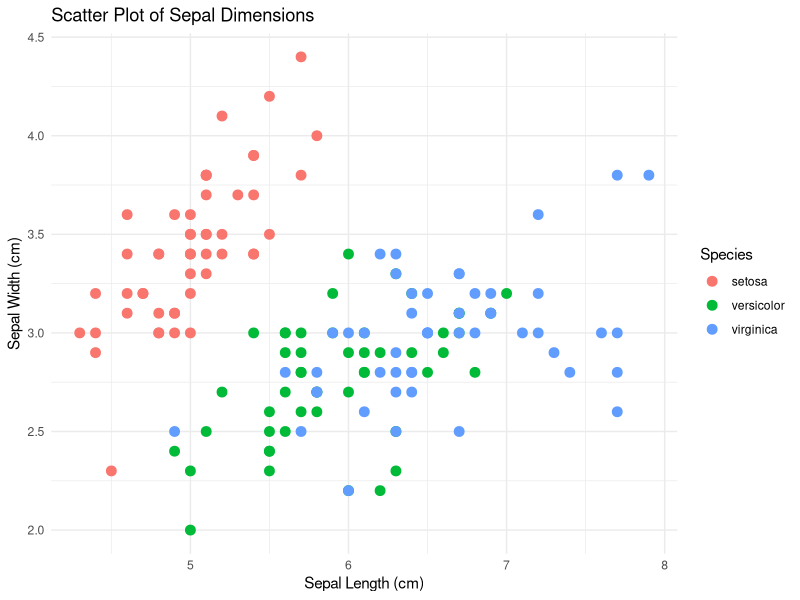

Generate this figure with R:
library(ggplot2) 
# Scatter plot of Sepal.Length vs Sepal.Width, colored by Species 
ggplot(data = iris, aes(x = Sepal.Length, y = Sepal.Width, color = Species)) + 
  geom_point(size = 3) +  # Adds points 
  labs(title = "Scatter Plot of Sepal Dimensions",  
       x = "Sepal Length (cm)",  
       y = "Sepal Width (cm)") +  # Adds axis labels and title 
  theme_minimal()  # Applies a minimal theme 